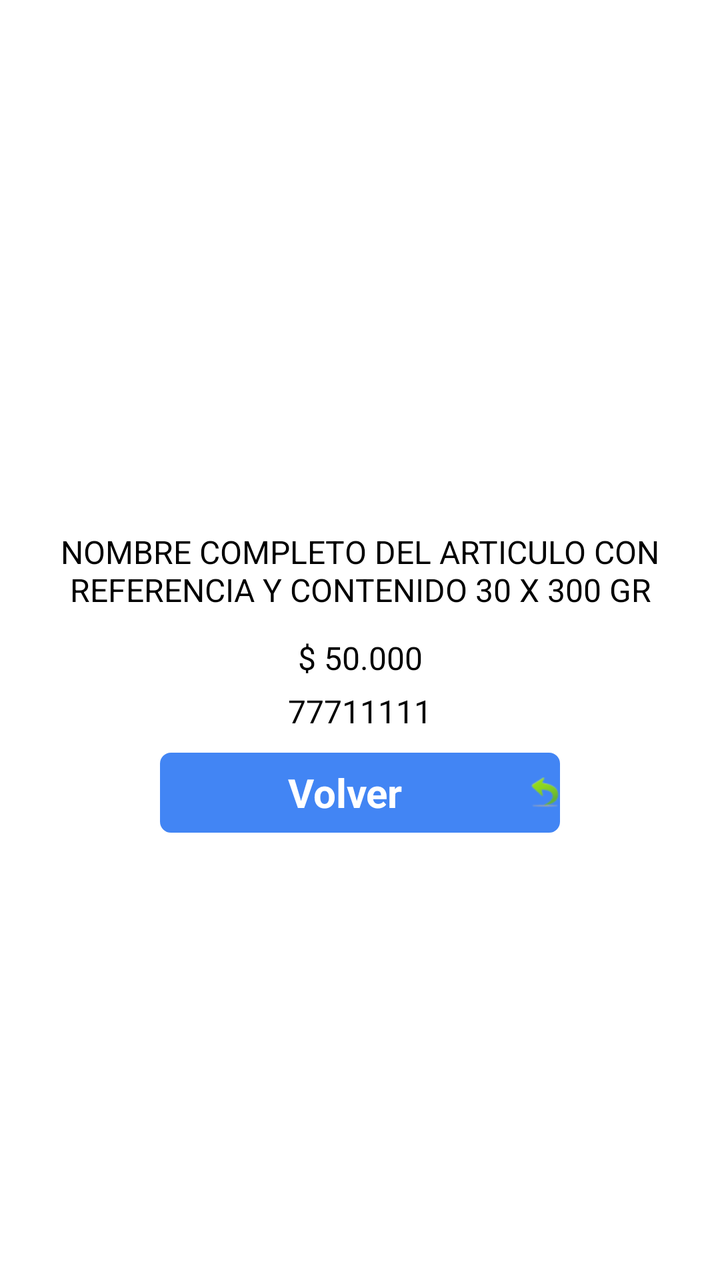
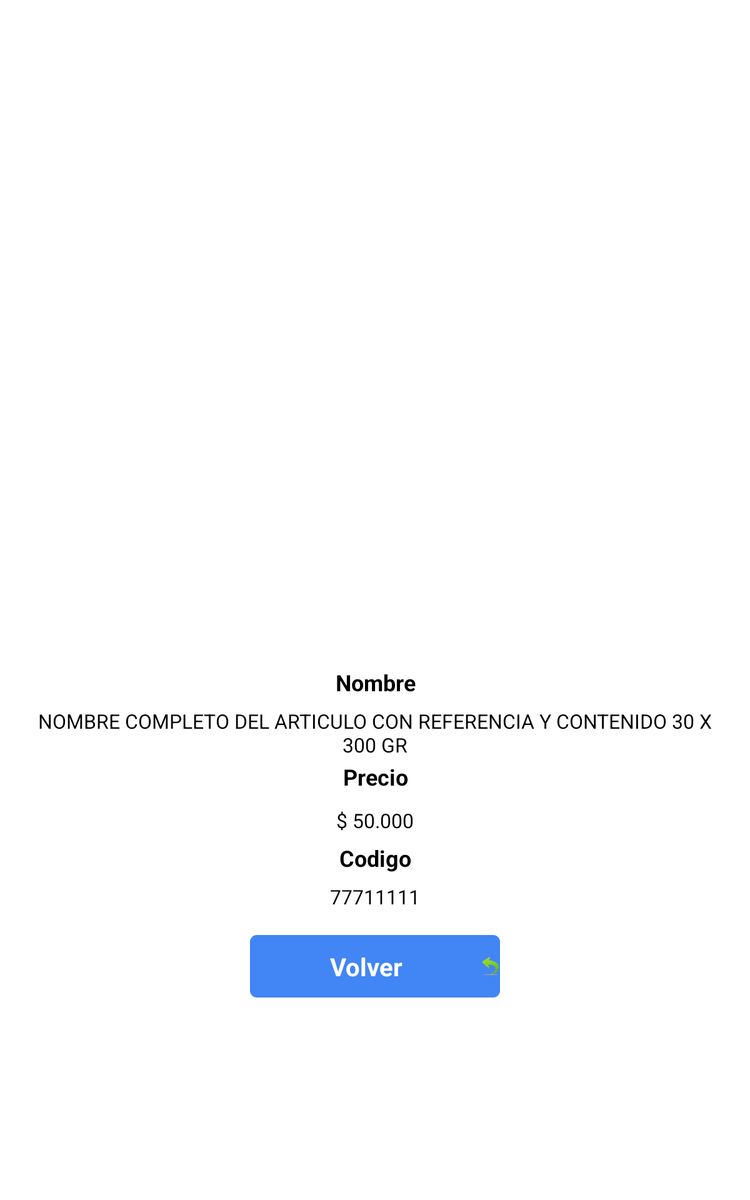

One screen, two layout resources from the same app: the default and the repository's alternative for another configuration. Each is rendered where Android would select it; the XML of both is given below.
<!-- AndroidManifest.xml: application theme AppTheme -->
<!-- res/layout/activity_view_product.xml -->
<RelativeLayout xmlns:android="http://schemas.android.com/apk/res/android"
    xmlns:tools="http://schemas.android.com/tools"
    android:layout_width="match_parent"
    android:layout_height="match_parent"
    android:paddingBottom="@dimen/activity_vertical_margin"
    android:paddingLeft="@dimen/activity_horizontal_margin"
    android:paddingRight="@dimen/activity_horizontal_margin"
    android:paddingTop="@dimen/activity_vertical_margin"
    tools:context=".ViewProductActivity" >

     <LinearLayout
            android:layout_width="fill_parent"
            android:layout_height="wrap_content" 
            android:layout_marginTop="2dp"
            android:orientation="vertical"
             >
			        <LinearLayout
			            android:layout_width="fill_parent"
			            android:layout_height="wrap_content" 
			            android:orientation="vertical"			          
			            android:layout_gravity="center">

					       <ImageView
					           android:id="@+id/imArticulo"
					           android:layout_width="fill_parent"
					           android:layout_height="220dp"
					           android:layout_marginLeft="5dp"
					           android:layout_marginRight="5dp"
					           android:layout_marginTop="5dp"
					           android:adjustViewBounds="false"
					           />

			        </LinearLayout>
			       
			        <LinearLayout
		            android:layout_width="fill_parent"
		            android:layout_height="wrap_content" >

			       <TextView
			           android:id="@+id/tvViewArticulo"
			           style="@style/list_item_text"
			           android:layout_width="fill_parent"
			           android:layout_height="45dp"
			           android:layout_marginLeft="10dp"
			           android:layout_marginRight="10dp"
			           android:layout_marginTop="20dp"
			           android:gravity="center"
			           android:text="NOMBRE COMPLETO DEL ARTICULO CON REFERENCIA Y CONTENIDO 30 X 300 GR" />

        </LinearLayout>
        
			        <LinearLayout
            android:layout_width="fill_parent"
            android:layout_height="wrap_content" >
			     <TextView
			        android:id="@+id/tvViewPrecio"
			        android:layout_width="fill_parent"
				    android:layout_height="wrap_content"			       
			        android:layout_marginTop="10dp"	
			        android:layout_marginLeft="10dp"   
				    android:layout_marginRight="10dp"  		    
			        android:gravity="center"
			        style="@style/list_item_text"
			        android:text="$ 50.000"
			        />
        </LinearLayout>
         <LinearLayout
            android:layout_width="fill_parent"
            android:layout_height="wrap_content" >
			     <TextView
			        android:id="@+id/tvViewCodigo"
			        android:layout_width="fill_parent"
				    android:layout_height="wrap_content"			       
			        android:layout_marginTop="5dp"	
			        android:layout_marginLeft="10dp"   
				    android:layout_marginRight="10dp"  		    
			        android:gravity="center"
			        style="@style/list_item_text"
			        android:text="77711111"
			        />
        </LinearLayout>
        
           <Button
				        android:id="@+id/btViewVolver"
			   android:background="@drawable/blue_button"
			   style="@style/button_text_small"
				        android:layout_width="200dp"
				        android:layout_height="40dp"
				        android:layout_marginTop="10dp"
				        android:layout_gravity="center"
				        android:textSize="20dp"
				        android:textColor="#ffffff"
				        android:drawableRight="@drawable/volver"       
				        android:text="Volver" />
			   
			             
			       
        </LinearLayout>

</RelativeLayout>
<!-- resources referenced by this layout -->
<resources>
  <dimen name="activity_horizontal_margin">16dp</dimen>
  <dimen name="activity_vertical_margin">16dp</dimen>
  <!-- drawable blue_button (drawable) -->
  <?xml version="1.0" encoding="utf-8"?>
  <selector xmlns:android="http://schemas.android.com/apk/res/android">
       <item android:state_pressed="true" > 
          <shape> 
              <gradient 
                  android:startColor="#8DB3EF"
                  android:endColor="#8DB3EF"
                  android:angle = "180" />
              <corners 
                  android:radius="10dp" />
          </shape> 
      </item> 
  
      <item android:state_focused="true" >
          <shape> 
              <gradient 
                  android:startColor="#8DB3EF"
                  android:endColor = "#8DB3EF"
                  android:angle = "180"/> 
              <corners 
                  android:radius="10dp" />
          </shape> 
      </item> 
      <item >             
                 <shape>
                         <gradient android:angle="270" android:endColor="#4285F4" android:startColor="#4285F4" />
                          <stroke android:width="1dp" android:color="#4285F4" />
                          <corners android:radius="5dp" />
                  </shape> 
       </item> 
     
             
  </selector>
  <!-- drawable volver: png bitmap (drawable-hdpi, 947 bytes) -->
  <style name="button_text_small">   
      <item name="android:textColor">#ffffff</item>    
      <item name="android:textSize">20dp</item>
      <item name="android:textStyle">bold</item>
      </style>
  <style name="list_item_text">   
      <item name="android:textColor">#000000</item>    
      <item name="android:textSize">16dp</item>
      <item name="android:layout_height">wrap_content</item>
       </style>
  <style name="AppTheme" parent="android:Theme.Light" />
</resources>
<!-- res/layout-large/activity_view_product.xml (the repository's variant of the layout above) -->
<!-- drawn on a 7-inch tablet held upright -->
<RelativeLayout xmlns:android="http://schemas.android.com/apk/res/android"
    xmlns:tools="http://schemas.android.com/tools"
    android:layout_width="match_parent"
    android:layout_height="match_parent"
    android:paddingBottom="@dimen/activity_vertical_margin"
    android:paddingLeft="@dimen/activity_horizontal_margin"
    android:paddingRight="@dimen/activity_horizontal_margin"
    android:paddingTop="@dimen/activity_vertical_margin"
    tools:context=".ViewProductActivity" >

    <LinearLayout
            android:layout_width="fill_parent"
            android:layout_height="fill_parent" 
            android:layout_marginTop="10dp"
            android:orientation="vertical"
             >
			        <LinearLayout
			            android:layout_width="400dp"
			            android:layout_height="wrap_content" 
			            android:orientation="vertical"			          
			            android:layout_gravity="center">

					       <ImageView
					           android:id="@+id/imArticulo"
					           android:layout_width="fill_parent"
					           android:layout_height="500dp"
					           android:layout_marginLeft="5dp"
					           android:layout_marginRight="5dp"
					           android:layout_marginTop="5dp"
					           android:adjustViewBounds="false"
					           />

			        </LinearLayout>
			         <TextView
			        android:id="@+id/tvViewLabelNombre"
			        android:layout_width="fill_parent"
				    android:layout_height="30dp"			       
			        android:text="Nombre"
			        style="@style/text_Titulo_small"			      
	                android:gravity="center"
			        android:textAppearance="?android:attr/textAppearanceLarge" />
		        <LinearLayout
	            android:layout_width="fill_parent"
	            android:layout_height="wrap_content" >
			      
			       <TextView
			        android:id="@+id/tvViewArticulo"
			        android:layout_width="fill_parent"
				    android:layout_height="wrap_content"			       
			        android:layout_marginTop="5dp"	
			        android:layout_marginLeft="10dp"   
				    android:layout_marginRight="10dp"  		    
			        android:gravity="center"
			        style="@style/list_item_text"
			        android:text="NOMBRE COMPLETO DEL ARTICULO CON REFERENCIA Y CONTENIDO 30 X 300 GR"
			        />
        </LinearLayout>
         <TextView
			        android:id="@+id/tvViewLabelPrecio"
			        android:layout_width="fill_parent"
				    android:layout_height="30dp"			       
			        android:text="Precio"
			        style="@style/text_Titulo_small"			      
	                android:gravity="center"
			        android:textAppearance="?android:attr/textAppearanceLarge" />
			     
	        <LinearLayout
          android:layout_width="fill_parent"
          android:layout_height="wrap_content" >
			     <TextView
			        android:id="@+id/tvViewPrecio"
			        android:layout_width="fill_parent"
				    android:layout_height="30dp"			       
			        android:layout_marginTop="5dp"	
			        android:layout_marginLeft="10dp"   
				    android:layout_marginRight="10dp"  		    
			        android:gravity="center"
			        style="@style/list_item_text"
			        android:text="$ 50.000"
			        />
        </LinearLayout>
         <TextView
			        android:id="@+id/tvViewLabelCodigo"
			        android:layout_width="fill_parent"
				    android:layout_height="30dp"			       
			        android:text="Codigo"
			        style="@style/text_Titulo_small"			      
	                android:gravity="center"
			        android:textAppearance="?android:attr/textAppearanceLarge" />
      
         <LinearLayout
            android:layout_width="fill_parent"
            android:layout_height="wrap_content" >
			     <TextView
			        android:id="@+id/tvViewCodigo"
			        android:layout_width="fill_parent"
				    android:layout_height="wrap_content"			       
			        android:layout_marginTop="5dp"	
			        android:layout_marginLeft="10dp"   
				    android:layout_marginRight="10dp"  		    
			        android:gravity="center"
			        style="@style/list_item_text"
			        android:text="77711111"
			        />
			       </LinearLayout>     
			      <Button
				        android:id="@+id/btViewVolver"
					  android:background="@drawable/blue_button"
					  style="@style/button_text_small"
				        android:layout_width="200dp"
				        android:layout_height="50dp"
				        android:layout_marginTop="20dp"
				        android:layout_gravity="center"
				        android:textSize="20dp"
				        android:textColor="#ffffff"
				        android:drawableRight="@drawable/volver"       
				        android:text="Volver" />   
			  </LinearLayout>       
			      
      
             
        
    

</RelativeLayout>
<!-- resources referenced by the variant -->
<!-- as a 7-inch tablet held upright resolves them -->
<resources>
  <dimen name="activity_horizontal_margin">16dp</dimen>
  <dimen name="activity_vertical_margin">16dp</dimen>
  <!-- drawable blue_button (drawable) -->
  <?xml version="1.0" encoding="utf-8"?>
  <selector xmlns:android="http://schemas.android.com/apk/res/android">
       <item android:state_pressed="true" > 
          <shape> 
              <gradient 
                  android:startColor="#8DB3EF"
                  android:endColor="#8DB3EF"
                  android:angle = "180" />
              <corners 
                  android:radius="10dp" />
          </shape> 
      </item> 
  
      <item android:state_focused="true" >
          <shape> 
              <gradient 
                  android:startColor="#8DB3EF"
                  android:endColor = "#8DB3EF"
                  android:angle = "180"/> 
              <corners 
                  android:radius="10dp" />
          </shape> 
      </item> 
      <item >             
                 <shape>
                         <gradient android:angle="270" android:endColor="#4285F4" android:startColor="#4285F4" />
                          <stroke android:width="1dp" android:color="#4285F4" />
                          <corners android:radius="5dp" />
                  </shape> 
       </item> 
     
             
  </selector>
  <!-- drawable volver: png bitmap (drawable-hdpi, 947 bytes) -->
  <style name="button_text_small">   
      <item name="android:textColor">#ffffff</item>    
      <item name="android:textSize">20dp</item>
      <item name="android:textStyle">bold</item>
      </style>
  <style name="list_item_text">   
      <item name="android:textColor">#000000</item>    
      <item name="android:textSize">16dp</item>
      <item name="android:layout_height">wrap_content</item>
       </style>
  <style name="text_Titulo_small">
      <item name="android:textSize">18dp</item>
       <item name="android:textStyle">bold</item>
      <item name="android:layout_height">wrap_content</item>
      </style>
  <style name="AppTheme" parent="android:Theme.Light" />
</resources>
